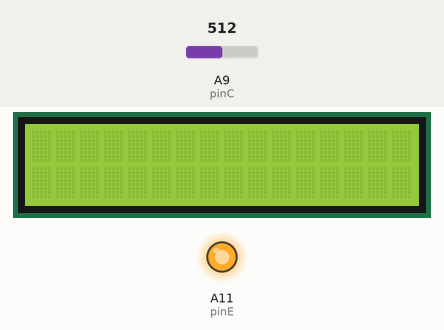
Simulated run of this sketch. Board: Arduino Mega 2560, built with avr-gcc and run on an emulated ATmega2560. Parts: 16×2 character LCD, output pins drawn as LEDs (lit = HIGH). Inputs (shaded band) come from the test bench; at power-on: A9 (pinC) = 512.

Above: at 1.8 s.
1.9 s: A9 (pinC) set to 636
3.4 s: A9 (pinC) set to 661
At 4.7 s:
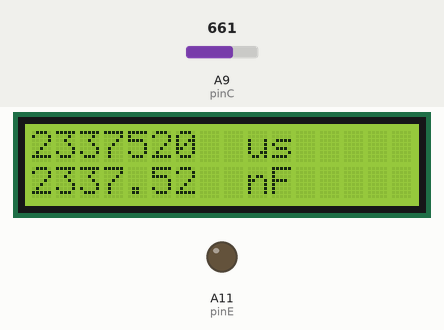
Timing chart, 0 to 6.4 s (numbered marks = the images above; inputs shaded):
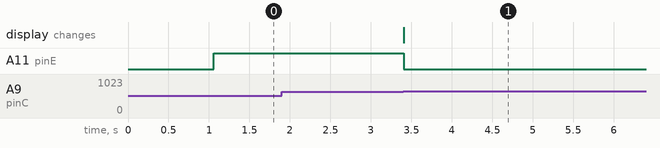

The sketch:

RC_LCD_EducaduinoLab.ino
```cpp
/*
 *  Mesure de constante de temps d un circuit RC
 */

#include <LiquidCrystal.h>

#define pinE A11
#define pinC A9
LiquidCrystal lcd(12, 11, 5, 4, 3, 2);  // Brochage de l'afficheur


int N = 0;
unsigned long t0;
unsigned long t1;
unsigned long Dt;
float C;


void setup() {
  lcd.begin(16, 2);                       // start the library
  pinMode(pinE,OUTPUT);
  digitalWrite(pinE,LOW);
  delay(1000);
  digitalWrite(pinE,HIGH);
  t0 = micros();
  while (N<646) {      // Seuil = 0,632*1023 = 646
    N=analogRead(pinC);
  }
  t1 = micros();
  Dt = t1 - t0;
  C = Dt/1000.0;
  lcd.setCursor(0, 0);
  lcd.print(Dt);
  lcd.setCursor(8, 0);
  lcd.print(" us");
  lcd.setCursor(0, 1);
  lcd.print(C);
  lcd.setCursor(8, 1);
  lcd.print(" nF");
  //delay(1000);
  digitalWrite(pinE,LOW);
}

void loop() {
  // put your main code here, to run repeatedly:
}
```

Measured:
- the behaviour switches between 645 and 646 on A9 (pinC) (found by bisection; images 0 and 1)
- after the input at 1.9 s, every drawn part: stays the same
- after the input at 3.4 s, A11 (pinE): HIGH → LOW at once; the display: changes at once (image 1)
